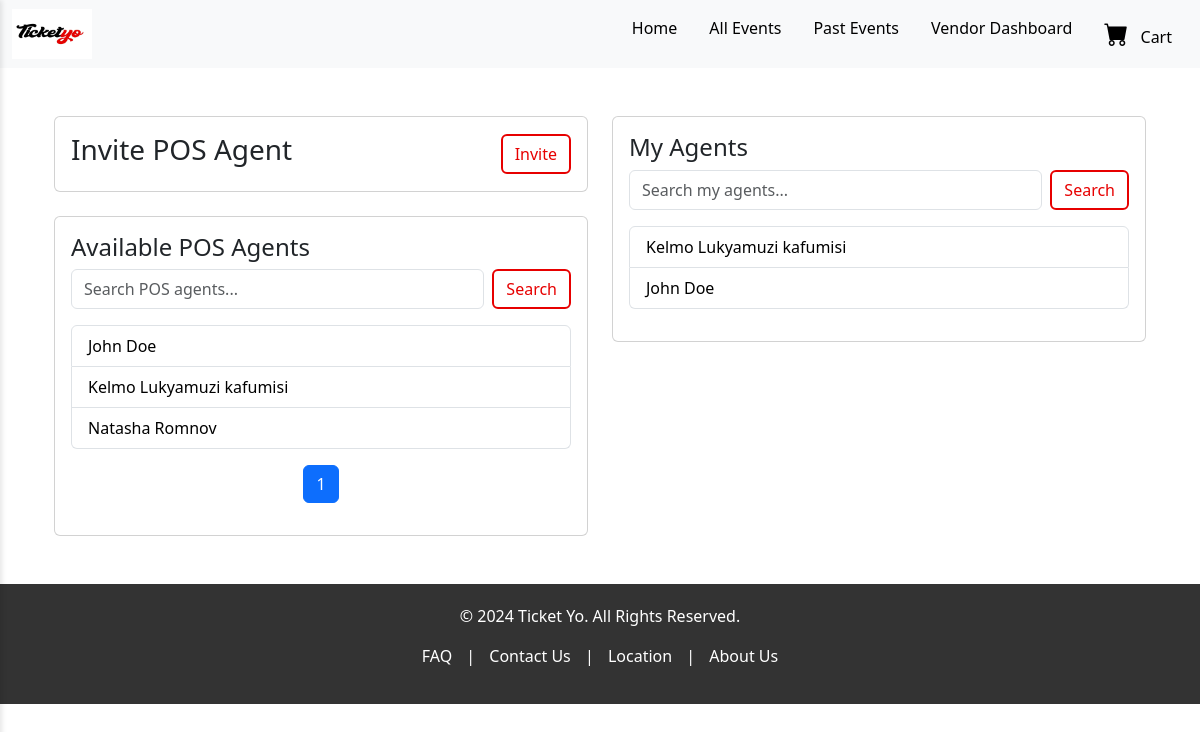
/pos/manage_agents/ (signed in), run on the app's committed database.
### accounts/models.py (models this page shows, shortened)
class User(AbstractBaseUser, PermissionsMixin):
    username = models.CharField(max_length=30, unique=True)
    email = models.EmailField(unique=True)
    first_name = models.CharField(max_length=30)
    last_name = models.CharField(max_length=30)
    storename = models.CharField(max_length=50, blank=True, null=True)  # Vendor only
    store_phone = models.CharField(max_length=15, blank=True, null=True)  # Vendor only
    assigned_events = models.ManyToManyField('events.Event', related_name='assigned_agents', blank=True)  # POSAgent only
    is_verified = models.BooleanField(default=False)  # Customer-specific
    verification_code = models.CharField(max_length=6, blank=True, null=True)
    verification_code_created_at = models.DateTimeField(null=True, blank=True)
    is_superuser = models.BooleanField(default=False)
    is_staff = models.BooleanField(default=False)
    is_vendor = models.BooleanField(default=False)
    is_customer = models.BooleanField(default=False)
    is_posagent = models.BooleanField(default=False)
    is_active = models.BooleanField(default=True)
    objects = UserManager()
    USERNAME_FIELD = 'username'
    REQUIRED_FIELDS = ['email', 'first_name', 'last_name']

### vendors/decorators.py (the view)
    def _wrapped_view(request, *args, **kwargs):
        if request.user.is_authenticated and hasattr(request.user, 'is_vendor') and request.user.is_vendor:
            return view_func(request, *args, **kwargs)
        else:
            raise PermissionDenied("You are not allowed to access this page.")  # Return Permission Denied error

### templates/pos/manage_agents.html (shortened to what this page needs)
{% extends 'frontend/base.html' %}
{% block content %}
<div class="container mt-5">
    <div class="row">
        <div class="col-md-6">
            <div class="card mb-4">
                <div class="card-body">
                    <div class="d-flex justify-content-between align-items-center">
                        <h3>Invite POS Agent</h3>
                        <a href="{% url 'invite_pos_agent' %}" class="btn btn-outline-primary btn-custom">Invite</a>
                    </div>
                </div>
            </div>
            <div class="card">
                <div class="card-body">
                    <h4>Available POS Agents</h4>
                    <form method="GET" class="d-flex mb-3">
                        <input type="text" name="search" class="form-control me-2" placeholder="Search POS agents..." value="{{ search_query }}">
                        <button type="submit" class="btn btn-outline-primary btn-custom">Search</button>
                    </form>
                    <ul class="list-group mb-3">
                        {% for agent in available_agents_page %}
                        <li class="list-group-item">
                            <a href="{% url 'pos-agent-detail' agent.id %}" class="text-decoration-none">{{ agent.first_name }} {{ agent.last_name }}</a>
                        </li>
                        {% empty %}
                        <li class="list-group-item">No POS agents available</li>
                        {% endfor %}
                    </ul>
                    <nav aria-label="Page navigation">
                        <ul class="pagination justify-content-center">
                            {% for num in available_agents_page.paginator.page_range %}
                                <li class="page-item {% if available_agents_page.number == num %}active{% endif %}">
                                    <a class="page-link" href="?page={{ num }}&search={{ search_query }}">{{ num }}</a>
                                </li>
                            {% endfor %}
                        </ul>
                    </nav>
                </div>
            </div>
        </div>
        <div class="col-md-6">
            <div class="card">
                <div class="card-body">
                    <h4>My Agents</h4>
                    <form method="GET" class="d-flex mb-3">
                        <input type="text" name="my_agents_search" class="form-control me-2" placeholder="Search my agents..." value="{{ my_agents_search }}">
                        <button type="submit" class="btn btn-outline-primary btn-custom">Search</button>
                    </form>
                    <ul class="list-group mb-3">
                        {% for agent in my_agents %}
                        <li class="list-group-item">
                            <a href="{% url 'pos-agent-events' agent.id %}" class="text-decoration-none">{{ agent.first_name }} {{ agent.last_name }}</a>
                        </li>
                        {% empty %}
                        <li class="list-group-item">No agents available</li>
                        {% endfor %}
                    </ul>
                </div>
            </div>
        </div>
    </div>
</div>
{% endblock %}

### static/frontend/base.css (style rules this page uses)
body { font-family: 'Roboto', sans-serif; margin: 0; padding: 0; }

### templates/pos/manage_agents.html (style rules this page uses)
.btn-custom { background-color: transparent; border: 2px solid #e70000; color: #e70000; }
a.text-decoration-none { color: #000; }
.form-control.me-2 { margin-right: 10px; }

### data on the page
User: first_name "John", last_name "Doe"
User: first_name "Kelmo", last_name "Lukyamuzi kafumisi"
User: first_name "Natasha", last_name "Romnov"

### other printed values
{{ num }} "1"
